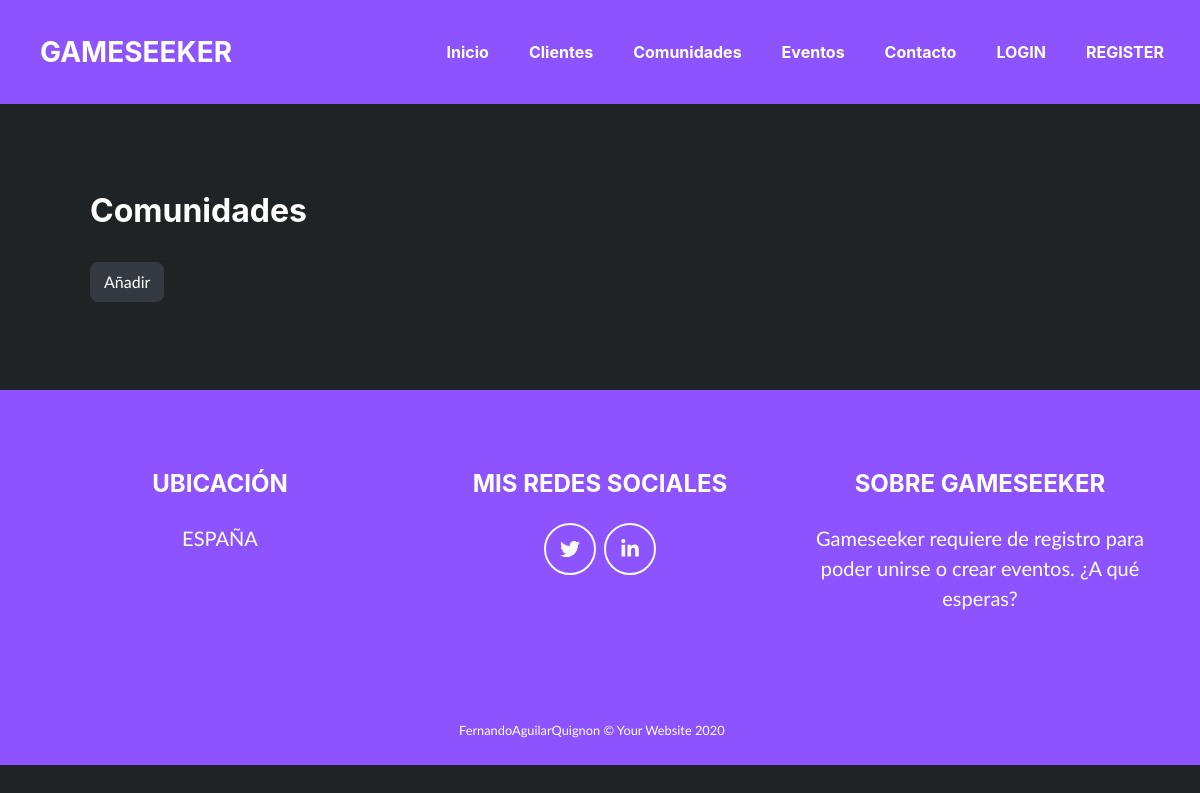
Page /comunidades/ on the earlier database version.
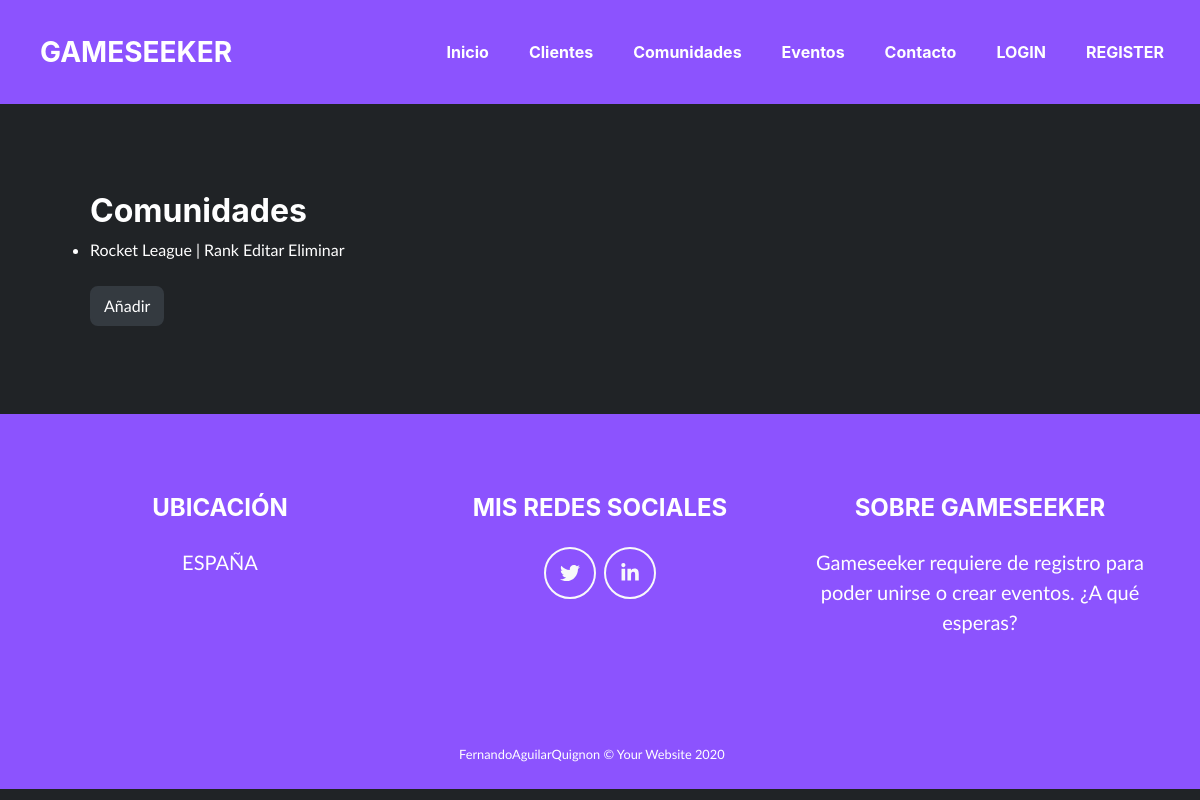
Same page on the later database version.
### gameseek_app/models.py (models this page shows, shortened)
class Community(models.Model):
    name = models.CharField(max_length = 100)
    description = models.CharField(max_length = 1000)
    game = models.CharField(max_length = 100)
    number_of_players = models.PositiveBigIntegerField()

### gameseek_app/views.py (the view)
# urls.py: path('comunidades/', CommunityListView.as_view(), name="community-list"),
class CommunityListView(ListView):
    model = Community

### gameseek_app/templates/gameseek_app/community_list.html (shortened to what this page needs)
{% extends "base.html" %}
{% block content %}
<section class="page-section portfolio" id="portfolio">
    <ul>
    <h2>Comunidades</h2>
    {% for community in object_list %}
        <li><a href={% url 'community-detail' community.id %}>{{ community.name }} </a><a href={% url 'community-update' community.id %}>Editar  </a><a href={% url 'community-delete' community.id %}>Eliminar</a></li>
    {% endfor %}
    <br>
    <button type="button" class="btn btn-dark" onclick="window.location.href='/comunidades/add/'">Añadir</button>
</ul>
</section>
{% endblock %}

Differences in the rows shown:
added Community: name "Rocket League | Rank"
